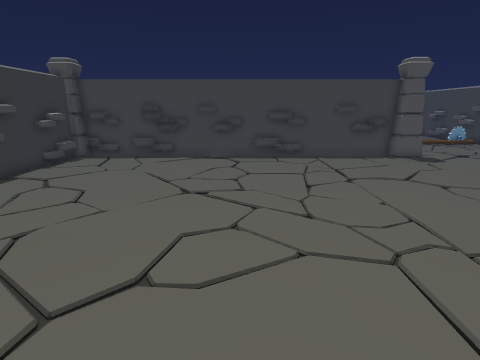
[1] (above)

17 first-person views from a walk through a scene from a Unity 3-D project. The camera is 1.5 m above the floor, tilts 14° down and sees 80° across. The floor is counted in squares, 0.5 m on a side. Each view is taken from the middle of a square. On the plan, view 1 faces up. The plan holds only what a view shows up to about 20 squares ahead; the rest is blank. The place goes on beyond the plan. The player character is not drawn. Some animated figures are left out. Door leaves are left out, so doorways stand open. Some surface patterns are stand-ins.

[2]
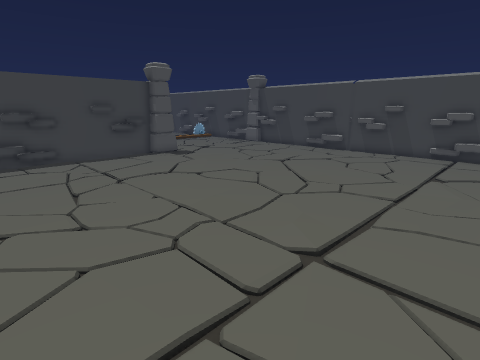

[3]
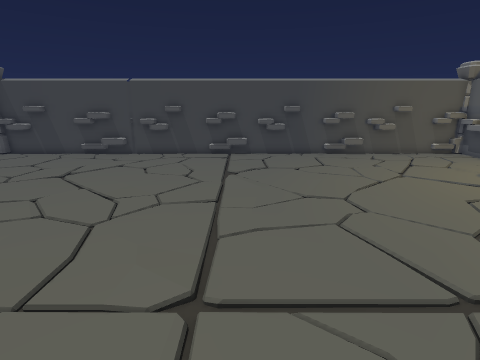

[4]
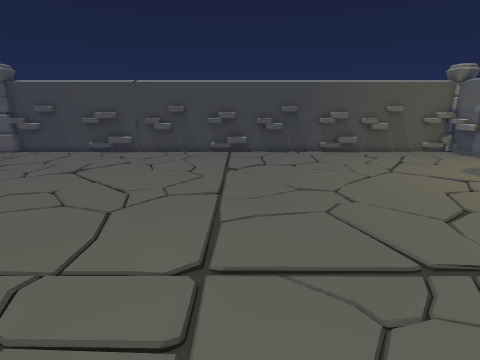

[5]
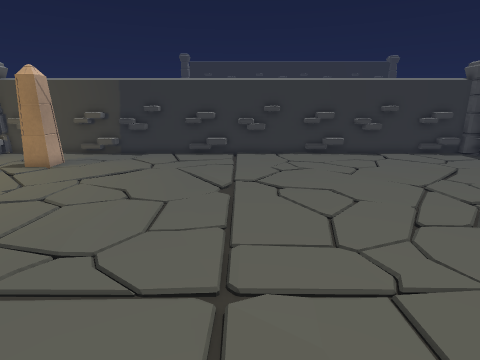

[6]
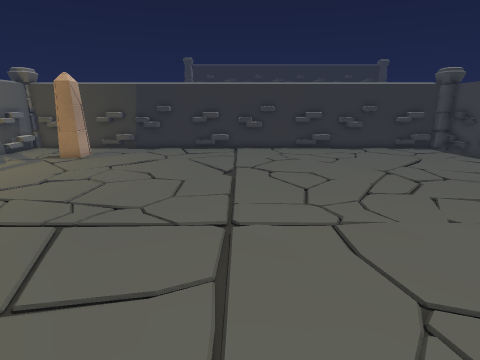

[7]
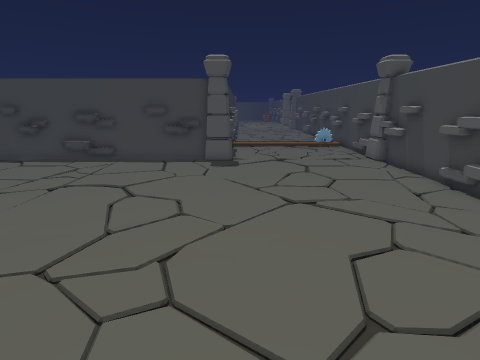

[8]
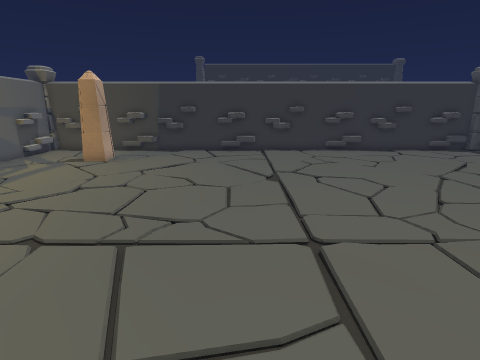

[9]
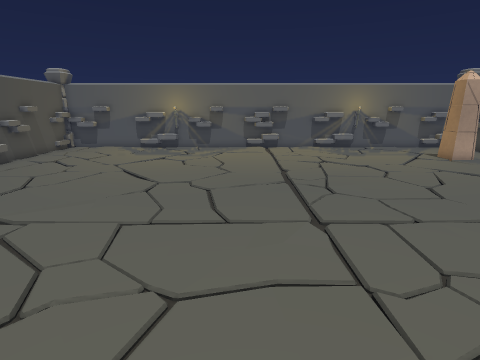

[10]
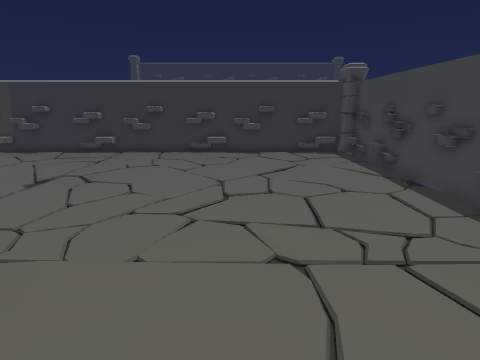

[11]
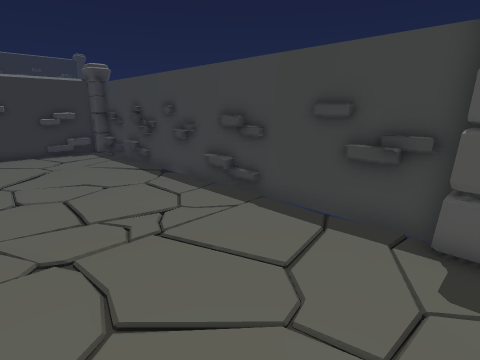

[12]
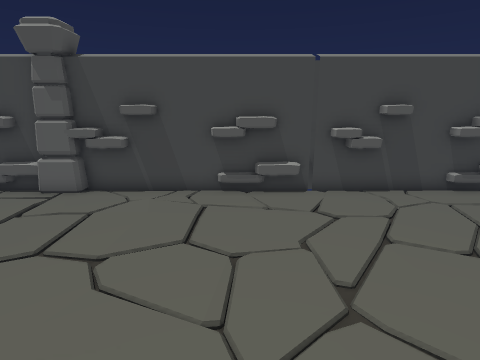

[13]
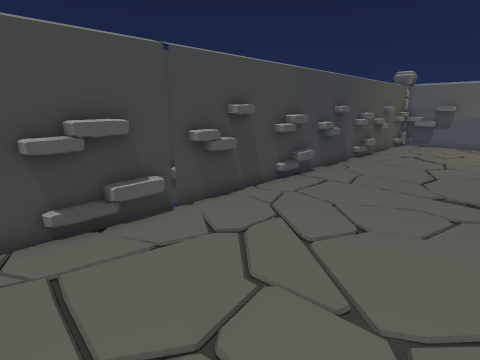

[14]
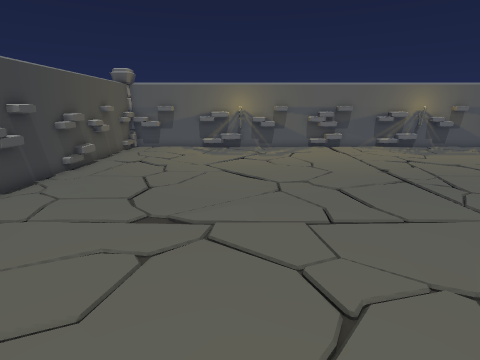

[15]
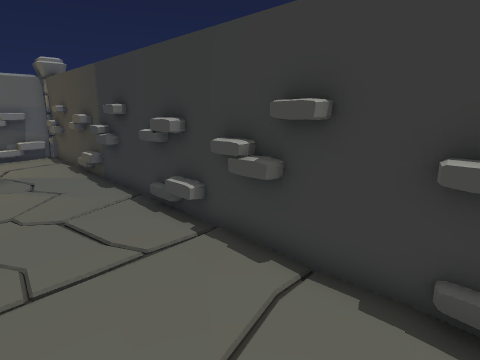

[16]
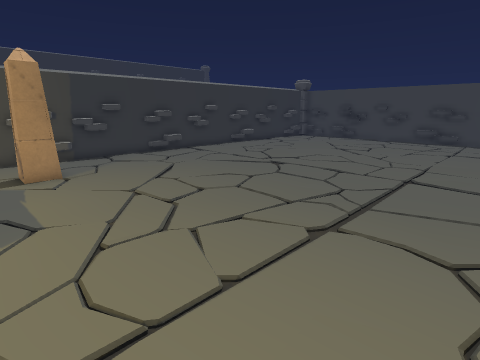

[17]
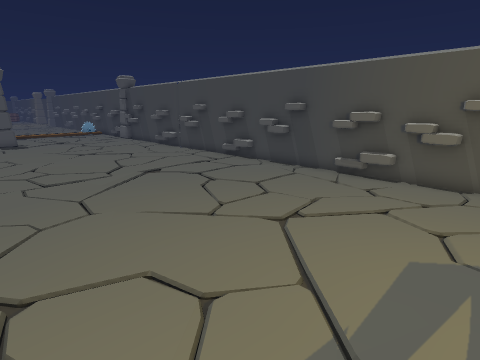

### Floor plan
Points are (right, up) in squares from view 1. A wall is a line through its corners. A room is listed if a view was taken in it or the views show most of it. See-through windows are left out.
Room 1 (views 1, 2, 3, 4, 5, 6, 7, 8, 9, 10, 11, 12, 13, 14, 15, 16, 17)
walls: (-10.1, 5.6) (-10.1, 2.9); (-10.1, 1.5) (-10.1, -0.6); (20.2, 2.1) (20.2, 4.2); (20.2, 5.9) (20.2, 8.6); (10.3, 19) (-10.2, 19); (-10.1, 9.5) (-10.1, 7.2); (20.2, -2) (20.2, 0.7); (-10.1, -2.3) (-10.1, -5); (-7.1, -7.1) (-5.8, -7.1) (-5.8, -8.2) (-7, -8.2); (20.2, 10.5) (20.2, 13); (-10.1, -5.3) (-10.1, -7.9); (-10.1, 13.4) (-10.1, 10.7); (20.2, -5.9) (20.2, -3.6); (20.2, 15) (20.2, 17.5); (-10.1, 17.5) (-10.1, 15); (20.2, -9.4) (20.2, -6.6); (20.7, -9.5) (20.7, 18.3); (-10.5, 18.1) (-10.5, -10.5); (20.7, 19.4) (20.7, 20.5)
objects: other object (-10, 18); other object (10, 18) to (11, 19); other object (20, 18) to (22, 19)

Positions as (right, up) in squares from view 1, and headings:
1: (0, 0), facing up
2: (0, 0), facing up-right
3: (1, 2), facing right
4: (0, 2), facing right
5: (9, 3), facing left
6: (12, 3), facing left
7: (12, 1), facing up
8: (11, 1), facing left
9: (7, 10), facing down
10: (10, 11), facing left
11: (11, 11), facing up-left
12: (10, 12), facing right
13: (13, 14), facing down-right
14: (12, 10), facing down
15: (-6, 8), facing down-left
16: (8, -10), facing up-left
17: (8, -10), facing up-right
